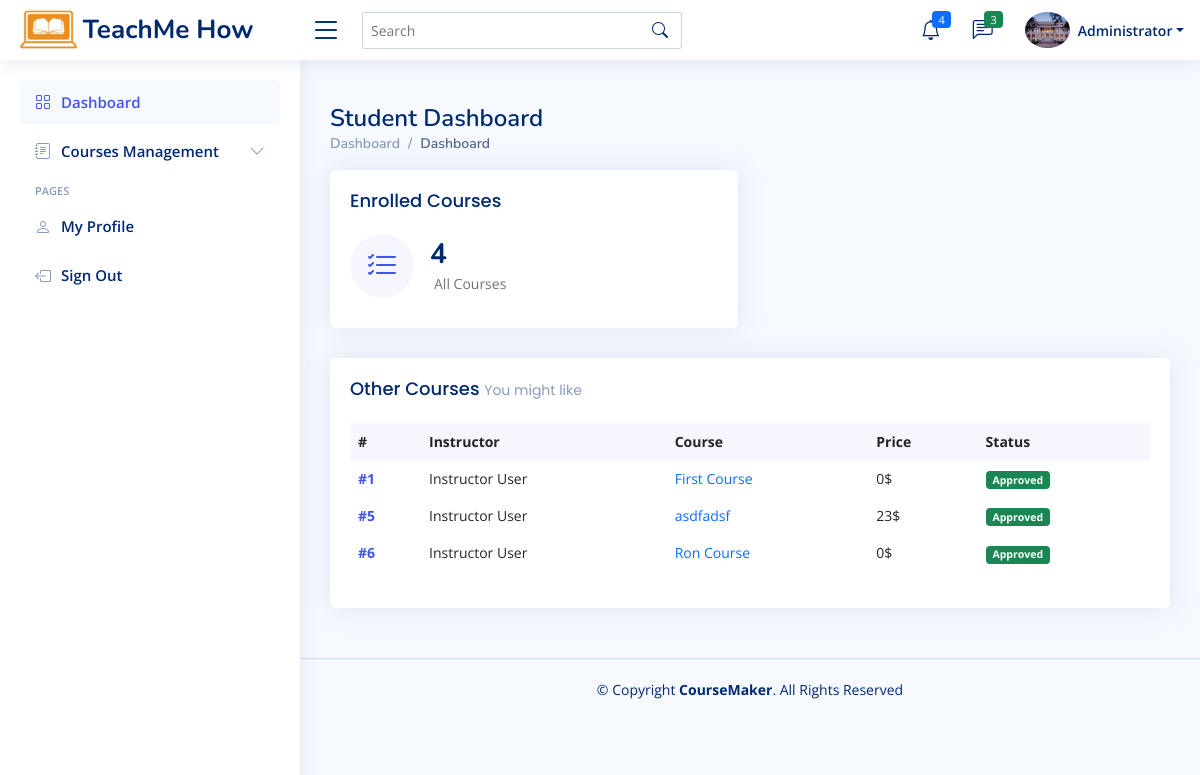
The app's page /studentDashboard.php (signed in) with its own data.
### tables this page shows
CREATE TABLE `users` (
  `id` int(11) NOT NULL,
  `firstname` varchar(20) NOT NULL,
  `lastname` varchar(20) NOT NULL,
  `email` varchar(50) NOT NULL,
  `contactNum` varchar(100) DEFAULT NULL,
  `address` varchar(200) DEFAULT NULL,
  `username` varchar(30) NOT NULL,
  `password` varchar(100) NOT NULL,
  `type` enum('Admin','Instructor','Student') NOT NULL,
  `verified` tinyint(1) NOT NULL DEFAULT 0,
  `pic` varchar(100) NOT NULL DEFAULT 'default.jpg',
  `isBlocked` tinyint(1) NOT NULL DEFAULT 0,
  `created_on` timestamp NOT NULL DEFAULT current_timestamp(),
  `about` varchar(1000) NOT NULL DEFAULT 'Some info about user, edit it form profile section.....   Some info about user, edit it form profile section.....'
);

CREATE TABLE `courses` (
  `id` int(10) NOT NULL,
  `instructor_id` int(10) NOT NULL,
  `title` varchar(200) NOT NULL,
  `thumbnail` varchar(100) NOT NULL DEFAULT 'default.jpg',
  `access` enum('Free','Registration','Paid') NOT NULL,
  `description` varchar(1000) NOT NULL,
  `draft` tinyint(1) NOT NULL DEFAULT 0,
  `courseID` int(11) NOT NULL,
  `timeLimitType` enum('Without Time Limit','Days','Months','Years') DEFAULT NULL,
  `timeLimitValue` int(5) DEFAULT NULL,
  `registration_required_email` tinyint(1) DEFAULT NULL,
  `registration_required_phone` tinyint(1) DEFAULT NULL,
  `registration_required_address` tinyint(1) DEFAULT NULL,
  `registration_required_tos` tinyint(1) DEFAULT NULL,
  `price` int(5) DEFAULT NULL,
  `paypal_email` varchar(50) DEFAULT NULL,
  `instructor_name` varchar(50) NOT NULL,
  `back_clr` varchar(10) NOT NULL DEFAULT '#ffffff',
  `front_clr` varchar(10) NOT NULL DEFAULT '#000000',
  `page_background_type` enum('image','color') NOT NULL DEFAULT 'color',
  `page_background_image` varchar(100) DEFAULT NULL,
  `page_background_color` varchar(100) DEFAULT '#000000',
  `txtLessonBackground` varchar(10) DEFAULT NULL,
  `courseTitleBg` varchar(10) NOT NULL DEFAULT '#ffffff',
  `courseTitleFg` varchar(10) NOT NULL DEFAULT '#000',
  `signBgColor` varchar(10) NOT NULL DEFAULT '#ffffff',
  `signFgColor` varchar(10) NOT NULL DEFAULT '#000',
  `bottomLogo` varchar(100) NOT NULL DEFAULT 'default.png'
);

### studentDashboard.php (the view, shortened to what this page needs)
<?php
    require_once "includes/app.php";
    $path = ROOT_DIR;
?>
<!DOCTYPE html>
<html lang="en">
<head>
    <?php
        require "includes/head.inc.php";
    ?>
</head>
<body>
    <?=require_once "includes/header.inc.php";?>
  <?=require_once "includes/studentSideBar.inc.php";?>
  <main id="main" class="main">
    <div class="pagetitle">
      <h1>Student Dashboard</h1>
      <nav>
        <ol class="breadcrumb">
          <li class="breadcrumb-item"><a href="<?=ROOT_DIR?>instructorDashboard.php">Dashboard</a></li>
          <li class="breadcrumb-item active">Dashboard</li>
        </ol>
      </nav>
    </div>
    <section class="section dashboard">
      <div class="row">
        <div class="col-lg-12">
          <div class="row">
            <div class="col-xxl-4 col-md-6">
              <div class="card info-card sales-card">
                <div class="card-body">
                  <h5 class="card-title">Enrolled Courses</h5>
                  <div class="d-flex align-items-center">
                    <div class="card-icon rounded-circle d-flex align-items-center justify-content-center">
                      <i class="bi bi-list-check"></i>
                    </div>
                    <div class="ps-3">
                      <h6>4</h6>
                      <span class="text-muted small pt-2 ps-1">All Courses</span>
                    </div>
                  </div>
                </div>
              </div>
            </div>
            <div class="col-12">
              <div class="card recent-sales">
                <div class="card-body">
                  <h5 class="card-title">Other Courses <span> You might like</span></h5>
                  <table class="table table-borderless datatable">
                    <thead>
                      <tr>
                        <th scope="col">#</th>
                        <th scope="col">Instructor</th>
                        <th scope="col">Course</th>
                        <th scope="col">Price</th>
                        <th scope="col">Status</th>
                      </tr>
                    </thead>
                    <tbody>
                      <?php
                      $s = "SELECT * FROM courses WHERE draft=0";
                      $res = mysqli_query($con, $s);
                      while($row = mysqli_fetch_array($res)){
                          $instructorID = $row["instructor_id"];
                          $s = "SELECT concat(firstname,' ',lastname) as fullName FROM users WHERE id=$instructorID";
                          $res1 = mysqli_query($con, $s);
                          $row1 = mysqli_fetch_array($res1);
                          ?>
                          <tr>
                              <th scope="row"><a href="#">#<?=$row["id"]?></a></th>
                              <td><?=$row1["fullName"]?></td>
                              <td><a target="_blank" href="course-<?=$row["courseID"]?>" class="text-primary"><?=$row["title"]?></a></td>
                              <td><?=$row["price"]?>$</td>
                              <td><span class="badge bg-success">Approved</span></td>
                          </tr>
                      <?php
                      }
                      ?>
                    </tbody>
                  </table>
                </div>
              </div>
            </div>
          </div>
        </div>
      </div>
    </section>
  </main>
  <?=require_once "includes/footer.inc.php";?>
</body>
</html>

### includes/header.inc.php (shortened to what this page needs)
<?php
$userID = $_SESSION["userID"];
$s = "SELECT pic FROM users WHERE id=$userID";
$res = mysqli_query($con, $s);
$picRow = mysqli_fetch_array($res);
$userPic = $picRow["pic"];
?>
<header id="header" class="header fixed-top d-flex align-items-center">
    <div class="d-flex align-items-center justify-content-between">
        <a href="instructorDashboard.php" class="logo d-flex align-items-center">
            <img src="<?=$path?>assets/img/logo_top.png" alt="">
            <span class="d-none d-lg-block">TeachMe How</span>
        </a>
        <i class="bi bi-list toggle-sidebar-btn"></i>
    </div>
    <div class="search-bar">
        <form class="search-form d-flex align-items-center" method="POST" action="#">
            <input type="text" name="query" placeholder="Search" title="Enter search keyword">
            <button type="submit" title="Search"><i class="bi bi-search"></i></button>
        </form>
    </div>
    <nav class="header-nav ms-auto">
        <ul class="d-flex align-items-center">
            <li class="nav-item dropdown">
                <a class="nav-link nav-icon" href="#" data-bs-toggle="dropdown">
                    <i class="bi bi-bell"></i>
                    <span class="badge bg-primary badge-number">4</span>
                </a>
            </li>
            <li class="nav-item dropdown">
                <a class="nav-link nav-icon" href="#" data-bs-toggle="dropdown">
                    <i class="bi bi-chat-left-text"></i>
                    <span class="badge bg-success badge-number">3</span>
                </a>
            </li>
            <li class="nav-item dropdown pe-3">
                <a class="nav-link nav-profile d-flex align-items-center pe-0" href="#" data-bs-toggle="dropdown">
                    <img src="assets/img/profilePics/<?=$userPic?>" alt="Profile" class="rounded-circle">
                    <span class="d-none d-md-block dropdown-toggle ps-2"><?=$_SESSION["firstName"]?></span>
                </a>
            </li>
        </ul>
    </nav>
</header>

### assets/css/style.css (style rules this page uses)
:root { scroll-behavior: smooth; }
body { font-family: "Open Sans", sans-serif; background: #f6f9ff; color: #444444; }
a { color: #4154f1; text-decoration: none; }
h1, h2, h3, h4, h5, h6 { font-family: "Nunito", sans-serif; }
#main { margin-top: 60px; padding: 20px 30px; transition: all 0.3s; }
.pagetitle { margin-bottom: 10px; }
.pagetitle h1 { font-size: 24px; margin-bottom: 0; font-weight: 600; color: #012970; }
.card { margin-bottom: 30px; border: none; border-radius: 5px; box-shadow: 0px 0 30px rgba(1, 41, 112, 0.1); overflow: hidden; }
.card-title { padding: 20px 0 15px 0; font-size: 18px; font-weight: 500; color: #012970; font-family: "Poppins", sans-serif; }
.card-title span { color: #899bbd; font-size: 14px; font-weight: 400; }
.card-body { padding: 0 20px 20px 20px; }
.breadcrumb { font-size: 14px; font-family: "Nunito", sans-serif; color: #899bbd; font-weight: 600; }
.breadcrumb a { color: #899bbd; transition: 0.3s; }
.breadcrumb .breadcrumb-item::before { color: #899bbd; }
.breadcrumb .active { color: #51678f; font-weight: 600; }
.logo { line-height: 1; }
@media (min-width: 1200px) { .logo { width: 280px; } }
.logo img { max-height: 40px; margin-right: 6px; }
.logo span { font-size: 26px; font-weight: 700; color: #012970; font-family: "Nunito", sans-serif; }
.header { transition: all 0.5s; z-index: 997; height: 60px; box-shadow: 0px 2px 20px rgba(1, 41, 112, 0.1); background-color: #fff; padding-left: 20px; }
.header .toggle-sidebar-btn { font-size: 32px; padding-left: 10px; cursor: pointer; color: #012970; }
.header .search-bar { min-width: 360px; padding: 0 20px; }
.header .search-form { width: 100%; }
.header .search-form input { border: 0; font-size: 14px; color: #012970; border: 1px solid rgba(1, 41, 112, 0.2); padding: 7px 38px 7px 8px; border-radius: 3px; transition: 0.3s; width: 100%; }
.header .search-form button { border: 0; padding: 0; margin-left: -30px; background: none; }
.header .search-form button i { color: #012970; }
.header-nav ul { list-style: none; }
.header-nav > ul { margin: 0; padding: 0; }
.header-nav .nav-icon { font-size: 20px; color: #012970; }
.header-nav .nav-profile { color: #012970; }
.header-nav .nav-profile img { max-height: 36px; }
.header-nav .nav-profile span { font-size: 14px; font-weight: 600; }
.header-nav .badge-number { position: absolute; inset: 4px 6px auto auto; font-weight: normal; font-size: 11px; padding: 3px 6px; }
@media (min-width: 1200px) { #main, #footer { margin-left: 300px; } }
.dashboard .info-card { padding-bottom: 10px; }
.dashboard .info-card h6 { font-size: 28px; color: #012970; font-weight: 700; margin: 0; padding: 0; }
.dashboard .card-icon { font-size: 32px; line-height: 0; width: 64px; height: 64px; flex-shrink: 0; flex-grow: 0; }
.dashboard .sales-card .card-icon { color: #4154f1; background: #f6f6fe; }
.dashboard .recent-sales { font-size: 14px; }
.dashboard .recent-sales .table thead { background: #f6f6fe; }
.dashboard .recent-sales .table thead th { border: 0; }

### records on screen
users: pic (picture)
courses: id "1", fullName "Instructor User", title "First Course", price "0"
courses: id "5", fullName "Instructor User", title "asdfadsf", price "23"
courses: id "6", fullName "Instructor User", title "Ron Course", price "0"

### other values on screen
$_SESSION["firstName"] "Administrator"
